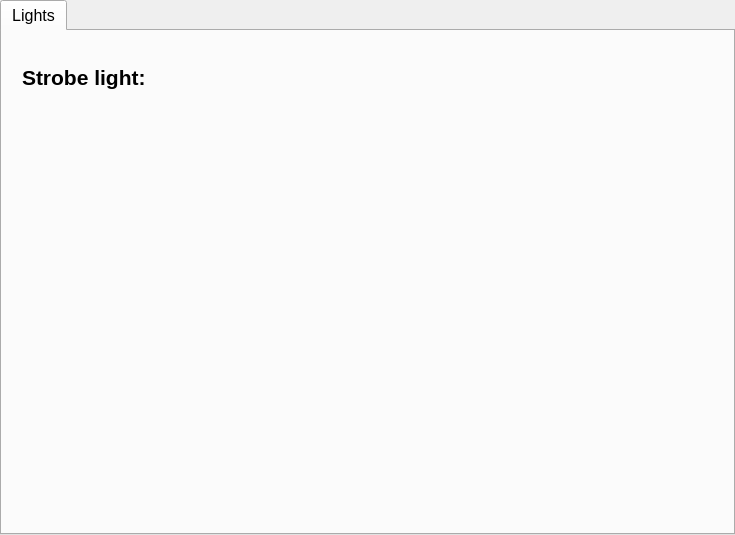
<?xml version="1.0" encoding="UTF-8"?>
<ui version="4.0">
 <class>EmulatorTabWidget</class>
 <widget class="QTabWidget" name="EmulatorTabWidget">
  <property name="geometry">
   <rect>
    <x>0</x>
    <y>0</y>
    <width>735</width>
    <height>535</height>
   </rect>
  </property>
  <property name="font">
   <font>
    <pointsize>12</pointsize>
    <weight>50</weight>
    <bold>false</bold>
   </font>
  </property>
  <property name="windowTitle">
   <string>TabWidget</string>
  </property>
  <property name="currentIndex">
   <number>0</number>
  </property>
  <widget class="QWidget" name="lightsTab">
   <attribute name="title">
    <string>Lights</string>
   </attribute>
   <widget class="QWidget" name="horizontalLayoutWidget">
    <property name="geometry">
     <rect>
      <x>20</x>
      <y>20</y>
      <width>361</width>
      <height>52</height>
     </rect>
    </property>
    <layout class="QGridLayout" name="gridLayout">
     <item row="0" column="0">
      <widget class="QLabel" name="labelStrobeLight">
       <property name="font">
        <font>
         <pointsize>16</pointsize>
         <weight>75</weight>
         <bold>true</bold>
        </font>
       </property>
       <property name="text">
        <string>Strobe light:</string>
       </property>
      </widget>
     </item>
     <item row="0" column="1">
      <spacer name="horizontalSpacer">
       <property name="orientation">
        <enum>Qt::Horizontal</enum>
       </property>
       <property name="sizeHint" stdset="0">
        <size>
         <width>40</width>
         <height>20</height>
        </size>
       </property>
      </spacer>
     </item>
     <item row="0" column="2">
      <widget class="QLabel" name="labelStrobeLightLED">
       <property name="minimumSize">
        <size>
         <width>50</width>
         <height>50</height>
        </size>
       </property>
       <property name="maximumSize">
        <size>
         <width>50</width>
         <height>50</height>
        </size>
       </property>
       <property name="text">
        <string/>
       </property>
       <property name="pixmap">
        <pixmap resource="../../resources.qrc">:/Icons/Icons/led-off.png</pixmap>
       </property>
       <property name="scaledContents">
        <bool>true</bool>
       </property>
      </widget>
     </item>
    </layout>
   </widget>
  </widget>
 </widget>
 <resources>
  <include location="../../resources.qrc"/>
 </resources>
 <connections/>
</ui>
